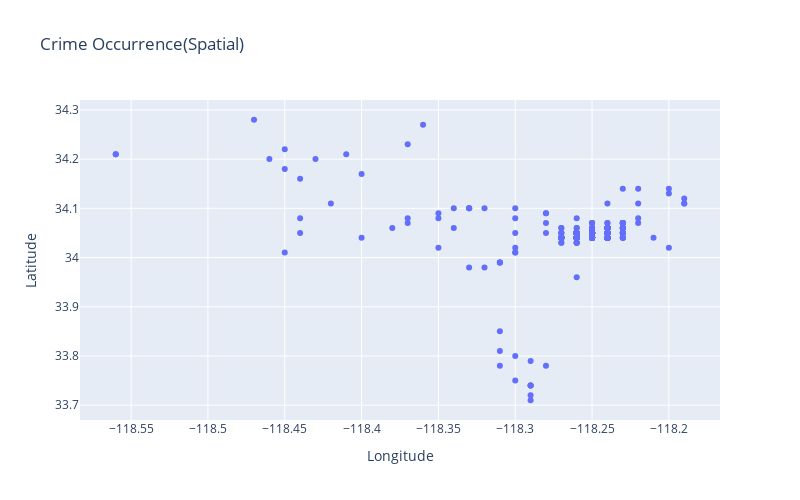

The code cell stored with this chart in its notebook:
### Markdown cell above
Lets create a scatter plot for more easy understanding......

### Code cell
fig=px.scatter(df,x='LON',y='LAT',title='Crime Occurrence(Spatial)')
fig.update_layout(height=500, width=800)
fig.update_xaxes(title_text='Longitude')
fig.update_yaxes(title_text='Latitude')
fig.show()

### Figure 1 — Plotly figure (JSON) as saved in the notebook; plotly's stock layout.template omitted (floating-point values rounded to 4 significant figures; data arrays with more than 128 entries replaced by an {"elided": "..."} marker saying what was removed)
{"data": [{"hovertemplate": "LON=%{x}<br>LAT=%{y}<extra></extra>", "legendgroup": "", "marker": {"color": "#636efa", "symbol": "circle"}, "mode": "markers", "name": "", "orientation": "v", "showlegend": false, "type": "scatter", "x": {"elided": "499 float values"}, "xaxis": "x", "y": {"elided": "499 float values"}, "yaxis": "y"}], "layout": {"height": 500, "legend": {"tracegroupgap": 0}, "title": {"text": "Crime Occurrence(Spatial)"}, "width": 800, "xaxis": {"anchor": "y", "domain": [0, 1], "title": {"text": "Longitude"}}, "yaxis": {"anchor": "x", "domain": [0, 1], "title": {"text": "Latitude"}}}}
